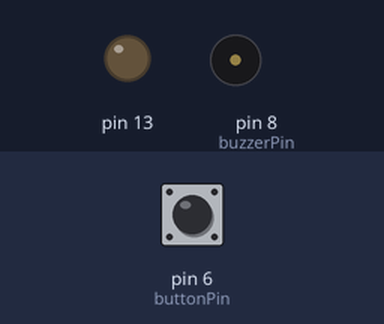
Simulated run of this sketch. Board: Arduino Uno, built with avr-gcc and run on an emulated ATmega328P. Shown: output pins drawn as LEDs (lit = HIGH), buzzer (waves = sounding, pin HIGH). Inputs (shaded band) come from the test bench; at power-on: pin 6 (buttonPin) HIGH.

Above: at 1.2 s.
1.3 s: pin 6 (buttonPin) pulled LOW for 0.15 s
At 1.37 s:
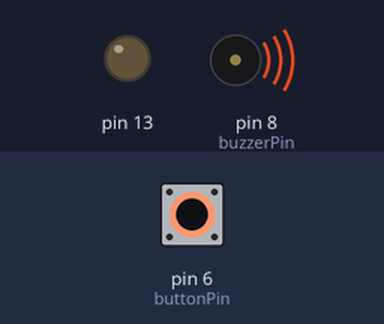
2.9 s: pin 6 (buttonPin) pulled LOW for 3.2 s
At 6.9 s:
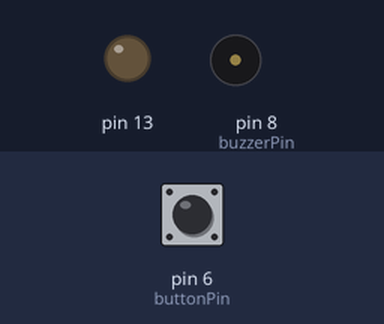
Timing chart, 0 to 8.4 s (numbered marks = the images above; inputs shaded):
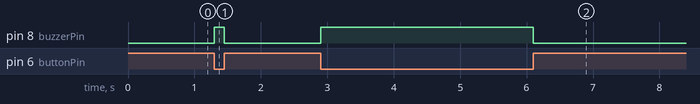

Measured:
- after the input at 1.3 s, pin 8 (buzzerPin): LOW → HIGH at once, → LOW 0.15 s later
- after the input at 2.9 s, pin 8 (buzzerPin): LOW → HIGH at once, → LOW 3.2 s later

The sketch:

ActiveBuzzer.ino
```cpp
int buzzerPin = 8;
int buttonPin = 6;

void setup() {
  pinMode(buzzerPin, OUTPUT);
  pinMode(buttonPin, INPUT_PULLUP);
  pinMode(13, OUTPUT);
}

void loop() {
  int buttonState = digitalRead(buttonPin);

  if (buttonState == LOW) {
    digitalWrite(buzzerPin, HIGH);
  }

  if (buttonState == HIGH) {
    digitalWrite(buzzerPin, LOW);
  }
}
```
